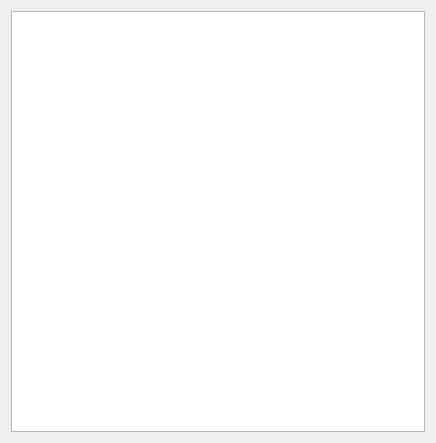
<?xml version="1.0" encoding="UTF-8"?>
<ui version="4.0">
 <class>qSlicerPlmDrrParametersWidget</class>
 <widget class="QWidget" name="qSlicerPlmDrrParametersWidget">
  <property name="geometry">
   <rect>
    <x>0</x>
    <y>0</y>
    <width>436</width>
    <height>443</height>
   </rect>
  </property>
  <property name="windowTitle">
   <string>DRR Parameters</string>
  </property>
  <layout class="QGridLayout" name="gridLayout">
   <item row="0" column="0">
    <widget class="QTextBrowser" name="PlmDrrArgumentsTextBrowser"/>
   </item>
  </layout>
 </widget>
 <resources/>
 <connections/>
</ui>
